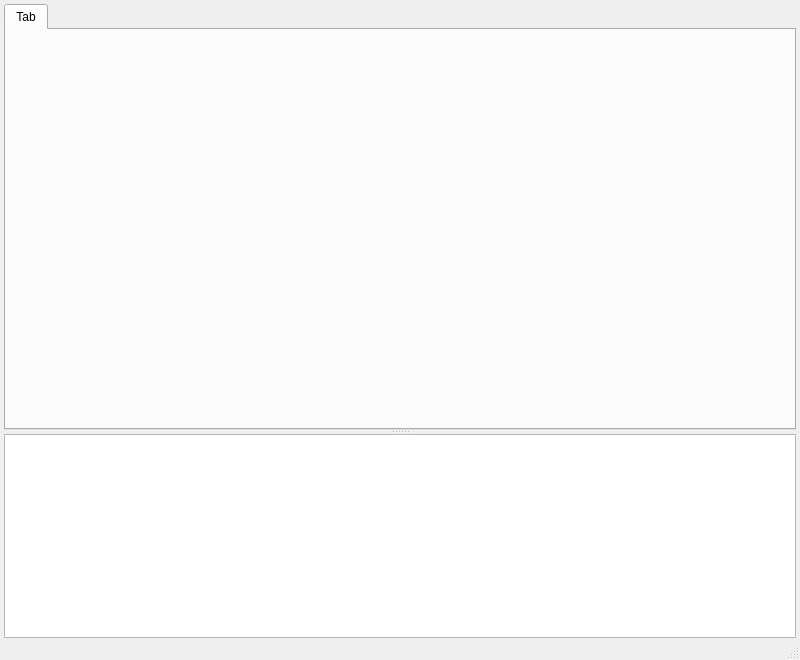
<?xml version="1.0" encoding="UTF-8"?>
<ui version="4.0">
 <class>MainWindow</class>
 <widget class="QMainWindow" name="MainWindow">
  <property name="geometry">
   <rect>
    <x>0</x>
    <y>0</y>
    <width>800</width>
    <height>660</height>
   </rect>
  </property>
  <property name="windowTitle">
   <string>MainWindow</string>
  </property>
  <widget class="QWidget" name="centralwidget">
   <layout class="QHBoxLayout" name="horizontalLayout_2">
    <property name="leftMargin">
     <number>4</number>
    </property>
    <property name="topMargin">
     <number>4</number>
    </property>
    <property name="rightMargin">
     <number>4</number>
    </property>
    <property name="bottomMargin">
     <number>0</number>
    </property>
    <item>
     <widget class="QSplitter" name="splitter">
      <property name="orientation">
       <enum>Qt::Vertical</enum>
      </property>
      <widget class="QWidget" name="horizontalLayoutWidget">
       <layout class="QHBoxLayout" name="horizontalLayout">
        <item>
         <widget class="QTabWidget" name="tw_main">
          <property name="minimumSize">
           <size>
            <width>0</width>
            <height>400</height>
           </size>
          </property>
          <property name="currentIndex">
           <number>0</number>
          </property>
          <widget class="QWidget" name="tab00">
           <attribute name="title">
            <string>Tab</string>
           </attribute>
          </widget>
         </widget>
        </item>
       </layout>
      </widget>
      <widget class="QWidget" name="verticalLayoutWidget">
       <layout class="QVBoxLayout" name="verticalLayout">
        <item>
         <widget class="QTextEdit" name="te_log">
          <property name="sizePolicy">
           <sizepolicy hsizetype="Expanding" vsizetype="MinimumExpanding">
            <horstretch>0</horstretch>
            <verstretch>0</verstretch>
           </sizepolicy>
          </property>
         </widget>
        </item>
       </layout>
      </widget>
     </widget>
    </item>
   </layout>
  </widget>
  <widget class="QStatusBar" name="statusbar"/>
 </widget>
 <resources/>
 <connections/>
</ui>
